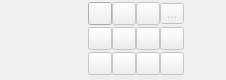
<?xml version="1.0" encoding="UTF-8"?>
<ui version="4.0">
 <class>qMRMLThreeDViewControllerWidget</class>
 <widget class="QWidget" name="qMRMLThreeDViewControllerWidget">
  <property name="geometry">
   <rect>
    <x>0</x>
    <y>0</y>
    <width>226</width>
    <height>80</height>
   </rect>
  </property>
  <property name="sizePolicy">
   <sizepolicy hsizetype="Preferred" vsizetype="Maximum">
    <horstretch>0</horstretch>
    <verstretch>0</verstretch>
   </sizepolicy>
  </property>
  <property name="windowTitle">
   <string>3D View Controller</string>
  </property>
  <layout class="QHBoxLayout" name="horizontalLayout">
   <property name="leftMargin">
    <number>0</number>
   </property>
   <property name="topMargin">
    <number>0</number>
   </property>
   <property name="rightMargin">
    <number>0</number>
   </property>
   <property name="bottomMargin">
    <number>0</number>
   </property>
   <item>
    <widget class="ctkAxesWidget" name="AxesWidget">
     <property name="sizePolicy">
      <sizepolicy hsizetype="Fixed" vsizetype="Ignored">
       <horstretch>0</horstretch>
       <verstretch>0</verstretch>
      </sizepolicy>
     </property>
     <property name="autoReset">
      <bool>true</bool>
     </property>
    </widget>
   </item>
   <item>
    <layout class="QGridLayout" name="gridLayout">
     <property name="spacing">
      <number>0</number>
     </property>
     <item row="2" column="0">
      <widget class="QToolButton" name="ZoomOutButton">
       <property name="enabled">
        <bool>false</bool>
       </property>
       <property name="toolTip">
        <string>Zoom out of the scene by a small amount.</string>
       </property>
       <property name="text">
        <string/>
       </property>
       <property name="icon">
        <iconset resource="../qMRMLWidgets.qrc">
         <normaloff>:/Icons/ViewZoomOut.png</normaloff>:/Icons/ViewZoomOut.png</iconset>
       </property>
       <property name="autoRepeat">
        <bool>true</bool>
       </property>
      </widget>
     </item>
     <item row="1" column="1">
      <widget class="QToolButton" name="SpinButton">
       <property name="enabled">
        <bool>false</bool>
       </property>
       <property name="toolTip">
        <string>Spin the 3D view.</string>
       </property>
       <property name="text">
        <string/>
       </property>
       <property name="icon">
        <iconset resource="../qMRMLWidgets.qrc">
         <normaloff>:/Icons/ViewSpin.png</normaloff>:/Icons/ViewSpin.png</iconset>
       </property>
       <property name="checkable">
        <bool>true</bool>
       </property>
      </widget>
     </item>
     <item row="2" column="1">
      <widget class="QToolButton" name="RockButton">
       <property name="enabled">
        <bool>false</bool>
       </property>
       <property name="toolTip">
        <string>Rock the 3D view.</string>
       </property>
       <property name="text">
        <string/>
       </property>
       <property name="icon">
        <iconset resource="../qMRMLWidgets.qrc">
         <normaloff>:/Icons/ViewRock.png</normaloff>:/Icons/ViewRock.png</iconset>
       </property>
       <property name="checkable">
        <bool>true</bool>
       </property>
      </widget>
     </item>
     <item row="2" column="2">
      <widget class="QToolButton" name="VisibilityButton">
       <property name="enabled">
        <bool>false</bool>
       </property>
       <property name="toolTip">
        <string>Toggle visibility of elements in the 3D view.</string>
       </property>
       <property name="text">
        <string/>
       </property>
       <property name="icon">
        <iconset resource="../qMRMLWidgets.qrc">
         <normaloff>:/Icons/VisibleOn.png</normaloff>:/Icons/VisibleOn.png</iconset>
       </property>
       <property name="popupMode">
        <enum>QToolButton::InstantPopup</enum>
       </property>
      </widget>
     </item>
     <item row="1" column="2">
      <widget class="QToolButton" name="OrientationMarkerButton">
       <property name="enabled">
        <bool>false</bool>
       </property>
       <property name="toolTip">
        <string>Orientation marker</string>
       </property>
       <property name="text">
        <string/>
       </property>
       <property name="icon">
        <iconset resource="../qMRMLWidgets.qrc">
         <normaloff>:/Icons/OrientationMarker.png</normaloff>:/Icons/OrientationMarker.png</iconset>
       </property>
       <property name="popupMode">
        <enum>QToolButton::InstantPopup</enum>
       </property>
      </widget>
     </item>
     <item row="1" column="0">
      <widget class="QToolButton" name="ZoomInButton">
       <property name="enabled">
        <bool>false</bool>
       </property>
       <property name="toolTip">
        <string>Zoom in on the scene by a small amount.</string>
       </property>
       <property name="text">
        <string/>
       </property>
       <property name="icon">
        <iconset resource="../qMRMLWidgets.qrc">
         <normaloff>:/Icons/ViewZoomIn.png</normaloff>:/Icons/ViewZoomIn.png</iconset>
       </property>
       <property name="autoRepeat">
        <bool>true</bool>
       </property>
      </widget>
     </item>
     <item row="2" column="3">
      <widget class="QToolButton" name="MoreToolButton">
       <property name="enabled">
        <bool>false</bool>
       </property>
       <property name="text">
        <string/>
       </property>
       <property name="icon">
        <iconset resource="../qMRMLWidgets.qrc">
         <normaloff>:/Icons/SliceMoreOptions.png</normaloff>:/Icons/SliceMoreOptions.png</iconset>
       </property>
       <property name="popupMode">
        <enum>QToolButton::InstantPopup</enum>
       </property>
      </widget>
     </item>
     <item row="1" column="3">
      <widget class="QToolButton" name="StereoButton">
       <property name="enabled">
        <bool>false</bool>
       </property>
       <property name="toolTip">
        <string>Select among stereo viewing options (3DSlicer must be started with stereo enabled to use these features).</string>
       </property>
       <property name="text">
        <string/>
       </property>
       <property name="icon">
        <iconset resource="../qMRMLWidgets.qrc">
         <normaloff>:/Icons/ViewStereo.png</normaloff>:/Icons/ViewStereo.png</iconset>
       </property>
       <property name="popupMode">
        <enum>QToolButton::InstantPopup</enum>
       </property>
      </widget>
     </item>
     <item row="0" column="3">
      <widget class="QToolButton" name="RulerButton">
       <property name="enabled">
        <bool>false</bool>
       </property>
       <property name="toolTip">
        <string>Show ruler. Only available in orthographic projection mode.</string>
       </property>
       <property name="text">
        <string>...</string>
       </property>
       <property name="icon">
        <iconset resource="../qMRMLWidgets.qrc">
         <normaloff>:/Icons/Ruler.png</normaloff>:/Icons/Ruler.png</iconset>
       </property>
       <property name="popupMode">
        <enum>QToolButton::InstantPopup</enum>
       </property>
      </widget>
     </item>
     <item row="0" column="2">
      <widget class="QToolButton" name="OrthoButton">
       <property name="enabled">
        <bool>false</bool>
       </property>
       <property name="toolTip">
        <string>Toggle between orthographic and perspective rendering in the 3D view.</string>
       </property>
       <property name="text">
        <string/>
       </property>
       <property name="icon">
        <iconset resource="../qMRMLWidgets.qrc">
         <normaloff>:/Icons/ViewPerspective.png</normaloff>
         <normalon>:/Icons/ViewOrtho.png</normalon>:/Icons/ViewPerspective.png</iconset>
       </property>
       <property name="checkable">
        <bool>true</bool>
       </property>
      </widget>
     </item>
     <item row="0" column="1">
      <widget class="QToolButton" name="CenterButton">
       <property name="enabled">
        <bool>false</bool>
       </property>
       <property name="toolTip">
        <string>Center view</string>
       </property>
      </widget>
     </item>
     <item row="0" column="0">
      <widget class="QToolButton" name="ViewLinkButton">
       <property name="toolTip">
        <string>Link 3D views. Synchronizes properties of all 3D views in the same view group.</string>
       </property>
       <property name="text">
        <string/>
       </property>
       <property name="icon">
        <iconset resource="../qMRMLWidgets.qrc">
         <normaloff>:/Icons/LinkOff.png</normaloff>
         <normalon>:/Icons/LinkOn.png</normalon>:/Icons/LinkOff.png</iconset>
       </property>
       <property name="checkable">
        <bool>true</bool>
       </property>
       <property name="checked">
        <bool>false</bool>
       </property>
       <property name="autoRaise">
        <bool>false</bool>
       </property>
      </widget>
     </item>
    </layout>
   </item>
  </layout>
  <action name="actionNoStereo">
   <property name="checkable">
    <bool>true</bool>
   </property>
   <property name="checked">
    <bool>true</bool>
   </property>
   <property name="text">
    <string>No Stereo</string>
   </property>
  </action>
  <action name="actionSwitchToRedBlueStereo">
   <property name="checkable">
    <bool>true</bool>
   </property>
   <property name="text">
    <string>Red/blue</string>
   </property>
  </action>
  <action name="actionSwitchToAnaglyphStereo">
   <property name="checkable">
    <bool>true</bool>
   </property>
   <property name="text">
    <string>Anaglyph</string>
   </property>
  </action>
  <action name="actionSwitchToQuadBufferStereo">
   <property name="checkable">
    <bool>true</bool>
   </property>
   <property name="text">
    <string>QuadBuffer</string>
   </property>
  </action>
  <action name="actionSwitchToInterlacedStereo">
   <property name="checkable">
    <bool>true</bool>
   </property>
   <property name="text">
    <string>Interlaced</string>
   </property>
   <property name="toolTip">
    <string>Switch to Interlaced stereo mode</string>
   </property>
  </action>
  <action name="actionSet3DAxisVisible">
   <property name="checkable">
    <bool>true</bool>
   </property>
   <property name="checked">
    <bool>true</bool>
   </property>
   <property name="text">
    <string>3D cube</string>
   </property>
  </action>
  <action name="actionSet3DAxisLabelVisible">
   <property name="checkable">
    <bool>true</bool>
   </property>
   <property name="checked">
    <bool>true</bool>
   </property>
   <property name="text">
    <string>3D axis label</string>
   </property>
  </action>
  <action name="actionSetLightBlueBackground">
   <property name="checkable">
    <bool>true</bool>
   </property>
   <property name="checked">
    <bool>true</bool>
   </property>
   <property name="text">
    <string>Light blue background</string>
   </property>
   <property name="toolTip">
    <string>Set light blue background</string>
   </property>
  </action>
  <action name="actionSetBlackBackground">
   <property name="checkable">
    <bool>true</bool>
   </property>
   <property name="text">
    <string>Black background</string>
   </property>
   <property name="toolTip">
    <string>Set black background</string>
   </property>
  </action>
  <action name="actionSetWhiteBackground">
   <property name="checkable">
    <bool>true</bool>
   </property>
   <property name="text">
    <string>White background</string>
   </property>
   <property name="toolTip">
    <string>Set white background</string>
   </property>
  </action>
  <action name="actionCenter">
   <property name="icon">
    <iconset resource="../qMRMLWidgets.qrc">
     <normaloff>:/Icons/ViewCenter.png</normaloff>:/Icons/ViewCenter.png</iconset>
   </property>
   <property name="text">
    <string>Center</string>
   </property>
   <property name="toolTip">
    <string>Center view</string>
   </property>
  </action>
  <action name="actionUseDepthPeeling">
   <property name="checkable">
    <bool>true</bool>
   </property>
   <property name="text">
    <string>Use depth peeling</string>
   </property>
   <property name="toolTip">
    <string>Depth peeling is used to render transparent surface models in order</string>
   </property>
  </action>
  <action name="actionSetFPSVisible">
   <property name="checkable">
    <bool>true</bool>
   </property>
   <property name="icon">
    <iconset resource="../qMRMLWidgets.qrc">
     <normaloff>:/Icons/ViewFPS.png</normaloff>:/Icons/ViewFPS.png</iconset>
   </property>
   <property name="text">
    <string>Show/Hide frames per second (FPS)</string>
   </property>
  </action>
  <action name="actionSwitchToUserDefinedStereo_1">
   <property name="checkable">
    <bool>true</bool>
   </property>
   <property name="text">
    <string>User Defined 1</string>
   </property>
   <property name="toolTip">
    <string>Switch to user defined stereo mode 1</string>
   </property>
  </action>
  <action name="actionSwitchToUserDefinedStereo_2">
   <property name="checkable">
    <bool>true</bool>
   </property>
   <property name="text">
    <string>User Defined 2</string>
   </property>
   <property name="toolTip">
    <string>Switch to user defined stereo mode 2</string>
   </property>
  </action>
  <action name="actionSwitchToUserDefinedStereo_3">
   <property name="checkable">
    <bool>true</bool>
   </property>
   <property name="text">
    <string>User Defined 3</string>
   </property>
   <property name="toolTip">
    <string>Switch to user defined stereo mode 3</string>
   </property>
  </action>
  <action name="actionOrientationMarkerTypeNone">
   <property name="checkable">
    <bool>true</bool>
   </property>
   <property name="text">
    <string>No orientation marker</string>
   </property>
   <property name="toolTip">
    <string>Hide orientation marker</string>
   </property>
  </action>
  <action name="actionOrientationMarkerTypeCube">
   <property name="checkable">
    <bool>true</bool>
   </property>
   <property name="text">
    <string>Cube</string>
   </property>
   <property name="toolTip">
    <string>Show cube orientation marker</string>
   </property>
  </action>
  <action name="actionOrientationMarkerTypeHuman">
   <property name="checkable">
    <bool>true</bool>
   </property>
   <property name="icon">
    <iconset resource="../qMRMLWidgets.qrc">
     <normaloff>:/humanmarker</normaloff>:/humanmarker</iconset>
   </property>
   <property name="text">
    <string>Human</string>
   </property>
   <property name="toolTip">
    <string>Show human-shaped orientation marker</string>
   </property>
  </action>
  <action name="actionOrientationMarkerTypeAxes">
   <property name="checkable">
    <bool>true</bool>
   </property>
   <property name="text">
    <string>Axes</string>
   </property>
   <property name="toolTip">
    <string>Show axes orientation marker</string>
   </property>
  </action>
  <action name="actionOrientationMarkerSizeSmall">
   <property name="checkable">
    <bool>true</bool>
   </property>
   <property name="text">
    <string>Small</string>
   </property>
   <property name="toolTip">
    <string>Small orientation marker size</string>
   </property>
  </action>
  <action name="actionOrientationMarkerSizeMedium">
   <property name="checkable">
    <bool>true</bool>
   </property>
   <property name="text">
    <string>Medium</string>
   </property>
   <property name="toolTip">
    <string>Medium orientation marker size</string>
   </property>
  </action>
  <action name="actionOrientationMarkerSizeLarge">
   <property name="checkable">
    <bool>true</bool>
   </property>
   <property name="text">
    <string>Large</string>
   </property>
   <property name="toolTip">
    <string>Large orientation marker size</string>
   </property>
  </action>
  <action name="actionRulerTypeNone">
   <property name="checkable">
    <bool>true</bool>
   </property>
   <property name="text">
    <string>No ruler</string>
   </property>
   <property name="toolTip">
    <string>Hide ruler</string>
   </property>
  </action>
  <action name="actionRulerTypeThin">
   <property name="checkable">
    <bool>true</bool>
   </property>
   <property name="text">
    <string>Thin</string>
   </property>
   <property name="toolTip">
    <string>Show thin ruler</string>
   </property>
  </action>
  <action name="actionRulerTypeThick">
   <property name="checkable">
    <bool>true</bool>
   </property>
   <property name="text">
    <string>Thick</string>
   </property>
   <property name="toolTip">
    <string>Show thick ruler</string>
   </property>
  </action>
  <action name="actionRulerColorWhite">
   <property name="checkable">
    <bool>true</bool>
   </property>
   <property name="text">
    <string>White ruler</string>
   </property>
  </action>
  <action name="actionRulerColorBlack">
   <property name="checkable">
    <bool>true</bool>
   </property>
   <property name="text">
    <string>Black ruler</string>
   </property>
  </action>
  <action name="actionRulerColorYellow">
   <property name="checkable">
    <bool>true</bool>
   </property>
   <property name="text">
    <string>Yellow ruler</string>
   </property>
  </action>
 </widget>
 <customwidgets>
  <customwidget>
   <class>ctkAxesWidget</class>
   <extends>QWidget</extends>
   <header>ctkAxesWidget.h</header>
  </customwidget>
 </customwidgets>
 <resources>
  <include location="../qMRMLWidgets.qrc"/>
 </resources>
 <connections/>
</ui>
